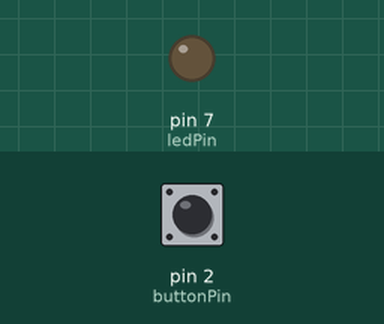
Simulated run of this sketch. Board: Arduino Uno, built with avr-gcc and run on an emulated ATmega328P. On the bench: output pins drawn as LEDs (lit = HIGH). The inputs (shaded band) are chosen by the test bench; at power-on: pin 2 (buttonPin) LOW.

Above: at 1.2 s.
1.3 s: pin 2 (buttonPin) pulled HIGH for 0.15 s
At 1.42 s:
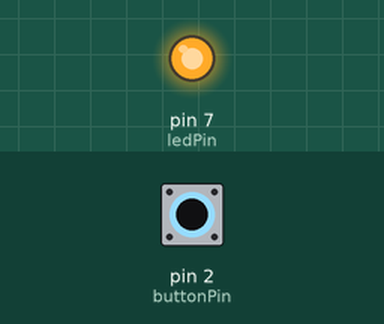
3.0 s: pin 2 (buttonPin) pulled HIGH for 1 s
At 5.8 s:
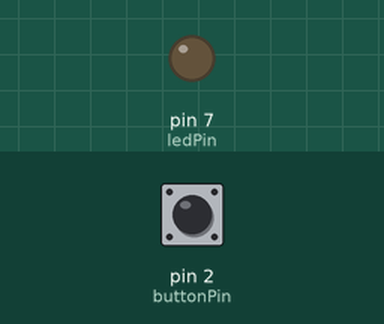
6.4 s: pin 2 (buttonPin) pulled HIGH for 3.2 s
At 7.6 s:
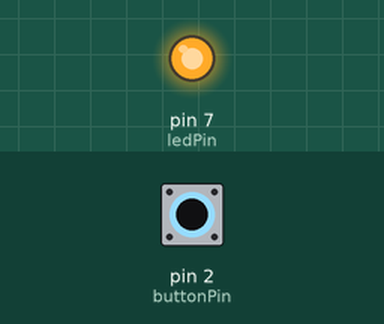
Timing chart, 0 to 14.2 s (numbered marks = the images above; inputs shaded):
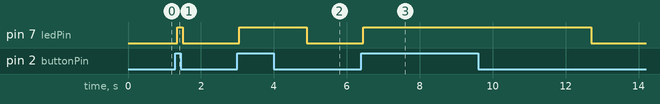

The sketch:

press_button.ino
```cpp
const int buttonPin = 2;     // the number of the pushbutton pin
const int ledPin =  7;      // the number of the LED pin

// variables will change:
int buttonState = 0;         // variable for reading the pushbutton status
int pressed = 0;

void setup() {
  Serial.begin(9600);
  // initialize the LED pin as an output:
  pinMode(ledPin, OUTPUT);
  // initialize the pushbutton pin as an input:
  pinMode(buttonPin, INPUT);
}

void loop() {

  // read the state of the pushbutton value:
  buttonState = digitalRead(buttonPin);

  // check if the pushbutton is pressed.
  // if it is, the buttonState is HIGH:
  if (buttonState == HIGH) {
    // turn LED on:
    pressed++;

  } else {
    if(pressed > 0) pressed--;
    //in clock pressed = 0;
    //and use pressed to move quicker
  }
  if(pressed > 1) {
    digitalWrite(ledPin, HIGH);
  } else digitalWrite(ledPin, LOW);
  delay(50);

}
```

Measured:
- after the input at 1.3 s, pin 7 (ledPin): LOW → HIGH after 0.05 s, → LOW 0.15 s later
- after the input at 3.0 s, pin 7 (ledPin): LOW → HIGH after 0.05 s, → LOW 1.9 s later
- after the input at 6.4 s, pin 7 (ledPin): LOW → HIGH after 0.05 s, → LOW 6.3 s later
